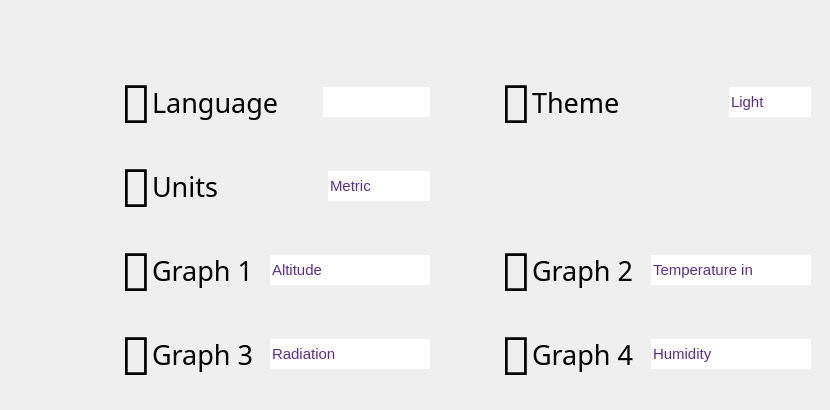
    <widget class="QWidget" name="page_settings">
     <widget class="QWidget" name="gridLayoutWidget_3">
      <property name="geometry">
       <rect>
        <x>110</x>
        <y>60</y>
        <width>711</width>
        <height>341</height>
       </rect>
      </property>
      <layout class="QGridLayout" name="gridLayout_3">
       <property name="horizontalSpacing">
        <number>50</number>
       </property>
       <property name="verticalSpacing">
        <number>5</number>
       </property>
       <item row="2" column="1">
        <layout class="QHBoxLayout" name="horizontalLayout_24">
         <property name="leftMargin">
          <number>10</number>
         </property>
         <property name="rightMargin">
          <number>10</number>
         </property>
         <item>
          <widget class="QLabel" name="label_graph2_icon">
           <property name="sizePolicy">
            <sizepolicy hsizetype="Fixed" vsizetype="Preferred">
             <horstretch>0</horstretch>
             <verstretch>0</verstretch>
            </sizepolicy>
           </property>
           <property name="font">
            <font>
             <family>Material Icons Round</family>
             <pointsize>40</pointsize>
            </font>
           </property>
           <property name="text">
            <string></string>
           </property>
          </widget>
         </item>
         <item>
          <widget class="QLabel" name="label_graph2_text">
           <property name="font">
            <font>
             <family>Proximus</family>
             <pointsize>20</pointsize>
            </font>
           </property>
           <property name="text">
            <string>Graph 2</string>
           </property>
          </widget>
         </item>
         <item>
          <spacer name="horizontalSpacer_10">
           <property name="orientation">
            <enum>Qt::Orientation::Horizontal</enum>
           </property>
           <property name="sizeHint" stdset="0">
            <size>
             <width>40</width>
             <height>20</height>
            </size>
           </property>
          </spacer>
         </item>
         <item>
          <widget class="QComboBox" name="box_graph2">
           <property name="styleSheet">
            <string notr="true">QComboBox {
        background-color: #ffffff;
        color: #5C2D91;
        padding: 5px 2px;
        border: none;
        font-size: 15px;
    }
    QComboBox::drop-down {
        subcontrol-origin: padding;
        subcontrol-position: top right;
        width: 45px;
        border-left: none;
    }
    QComboBox::down-arrow {
        image: url(:/Images/dropdown_arrow.svg);  
        width: 25px;
        height: 25px;
    }
    QComboBox QAbstractItemView {
		color: #000000;
		font-weight: normal;
		selection-color: #000000;
   		padding: 4px;
    		margin: 2px;
    }</string>
           </property>
           <item>
            <property name="text">
             <string>Temperature in</string>
            </property>
           </item>
           <item>
            <property name="text">
             <string>Altitude</string>
            </property>
           </item>
           <item>
            <property name="text">
             <string>Temperature out</string>
            </property>
           </item>
           <item>
            <property name="text">
             <string>Radiation</string>
            </property>
           </item>
           <item>
            <property name="text">
             <string>Humidity</string>
            </property>
           </item>
          </widget>
         </item>
        </layout>
       </item>
       <item row="0" column="1">
        <layout class="QHBoxLayout" name="horizontalLayout_8">
         <property name="leftMargin">
          <number>10</number>
         </property>
         <property name="rightMargin">
          <number>10</number>
         </property>
         <item>
          <widget class="QLabel" name="label_theme_icon">
           <property name="sizePolicy">
            <sizepolicy hsizetype="Fixed" vsizetype="Preferred">
             <horstretch>0</horstretch>
             <verstretch>0</verstretch>
            </sizepolicy>
           </property>
           <property name="font">
            <font>
             <family>Material Icons Round</family>
             <pointsize>40</pointsize>
            </font>
           </property>
           <property name="text">
            <string></string>
           </property>
          </widget>
         </item>
         <item>
          <widget class="QLabel" name="label_theme_text">
           <property name="font">
            <font>
             <family>Proximus</family>
             <pointsize>20</pointsize>
            </font>
           </property>
           <property name="text">
            <string>Theme</string>
           </property>
          </widget>
         </item>
         <item>
          <spacer name="horizontalSpacer_5">
           <property name="orientation">
            <enum>Qt::Orientation::Horizontal</enum>
           </property>
           <property name="sizeHint" stdset="0">
            <size>
             <width>40</width>
             <height>20</height>
            </size>
           </property>
          </spacer>
         </item>
         <item>
          <widget class="QComboBox" name="box_theme">
           <property name="font">
            <font>
             <pointsize>-1</pointsize>
            </font>
           </property>
           <property name="styleSheet">
            <string notr="true">QComboBox {
        background-color: #ffffff;
        color: #5C2D91;
        padding: 5px 2px;
        border: none;
        font-size: 15px;
    }
    QComboBox::drop-down {
        subcontrol-origin: padding;
        subcontrol-position: top right;
        width: 45px;
        border-left: none;
    }
    QComboBox::down-arrow {
        image: url(:/Images/dropdown_arrow.svg);  
        width: 25px;
        height: 25px;
    }
    QComboBox QAbstractItemView {
		color: #000000;
		font-weight: normal;
		selection-color: #000000;
   		padding: 4px;
    		margin: 2px;
    }</string>
           </property>
           <item>
            <property name="text">
             <string>Light</string>
            </property>
           </item>
           <item>
            <property name="text">
             <string>Dark</string>
            </property>
           </item>
          </widget>
         </item>
        </layout>
       </item>
       <item row="2" column="0">
        <layout class="QHBoxLayout" name="horizontalLayout_23">
         <property name="leftMargin">
          <number>10</number>
         </property>
         <property name="rightMargin">
          <number>10</number>
         </property>
         <item>
          <widget class="QLabel" name="label_graph1_icon">
           <property name="sizePolicy">
            <sizepolicy hsizetype="Fixed" vsizetype="Preferred">
             <horstretch>0</horstretch>
             <verstretch>0</verstretch>
            </sizepolicy>
           </property>
           <property name="font">
            <font>
             <family>Material Icons Round</family>
             <pointsize>40</pointsize>
            </font>
           </property>
           <property name="text">
            <string></string>
           </property>
          </widget>
         </item>
         <item>
          <widget class="QLabel" name="label_graph1_text">
           <property name="font">
            <font>
             <family>Proximus</family>
             <pointsize>20</pointsize>
            </font>
           </property>
           <property name="text">
            <string>Graph 1</string>
           </property>
          </widget>
         </item>
         <item>
          <spacer name="horizontalSpacer_9">
           <property name="orientation">
            <enum>Qt::Orientation::Horizontal</enum>
           </property>
           <property name="sizeHint" stdset="0">
            <size>
             <width>40</width>
             <height>20</height>
            </size>
           </property>
          </spacer>
         </item>
         <item>
          <widget class="QComboBox" name="box_graph1">
           <property name="styleSheet">
            <string notr="true">QComboBox {
        background-color: #ffffff;
        color: #5C2D91;
        padding: 5px 2px;
        border: none;
        font-size: 15px;
    }
    QComboBox::drop-down {
        subcontrol-origin: padding;
        subcontrol-position: top right;
        width: 45px;
        border-left: none;
    }
    QComboBox::down-arrow {
        image: url(:/Images/dropdown_arrow.svg);  
        width: 25px;
        height: 25px;
    }
    QComboBox QAbstractItemView {
		color: #000000;
		font-weight: normal;
		selection-color: #000000;
   		padding: 4px;
    		margin: 2px;
    }</string>
           </property>
           <item>
            <property name="text">
             <string>Altitude</string>
            </property>
           </item>
           <item>
            <property name="text">
             <string>Temperature in</string>
            </property>
           </item>
           <item>
            <property name="text">
             <string>Temperature out</string>
            </property>
           </item>
           <item>
            <property name="text">
             <string>Radiation</string>
            </property>
           </item>
           <item>
            <property name="text">
             <string>Humidity</string>
            </property>
           </item>
          </widget>
         </item>
        </layout>
       </item>
       <item row="0" column="0">
        <layout class="QHBoxLayout" name="horizontalLayout_6">
         <property name="leftMargin">
          <number>10</number>
         </property>
         <property name="rightMargin">
          <number>10</number>
         </property>
         <item>
          <widget class="QLabel" name="label_languages_icon">
           <property name="sizePolicy">
            <sizepolicy hsizetype="Fixed" vsizetype="Preferred">
             <horstretch>0</horstretch>
             <verstretch>0</verstretch>
            </sizepolicy>
           </property>
           <property name="font">
            <font>
             <family>Material Icons Round</family>
             <pointsize>40</pointsize>
            </font>
           </property>
           <property name="text">
            <string></string>
           </property>
          </widget>
         </item>
         <item>
          <widget class="QLabel" name="label_languages_text">
           <property name="font">
            <font>
             <family>Proximus</family>
             <pointsize>20</pointsize>
            </font>
           </property>
           <property name="text">
            <string>Language</string>
           </property>
          </widget>
         </item>
         <item>
          <spacer name="horizontalSpacer_4">
           <property name="orientation">
            <enum>Qt::Orientation::Horizontal</enum>
           </property>
           <property name="sizeHint" stdset="0">
            <size>
             <width>40</width>
             <height>20</height>
            </size>
           </property>
          </spacer>
         </item>
         <item>
          <widget class="QComboBox" name="box_languages">
           <property name="font">
            <font>
             <family>.AppleSystemUIFont</family>
             <pointsize>-1</pointsize>
            </font>
           </property>
           <property name="styleSheet">
            <string notr="true">QComboBox {
        background-color: #ffffff;
        color: #5C2D91;
        padding: 5px 2px;
        border: none;
        font-size: 15px;
    }
    QComboBox::drop-down {
        subcontrol-origin: padding;
        subcontrol-position: top right;
        width: 45px;
        border-left: none;
    }
    QComboBox::down-arrow {
        image: url(:/Images/dropdown_arrow.svg);  
        width: 25px;
        height: 25px;
    }
    QComboBox QAbstractItemView {
		color: #000000;
		font-weight: normal;
		selection-color: #000000;
   		padding: 4px;
    		margin: 2px;
    }</string>
           </property>
          </widget>
         </item>
        </layout>
       </item>
       <item row="1" column="0">
        <layout class="QHBoxLayout" name="horizontalLayout_21">
         <property name="leftMargin">
          <number>10</number>
         </property>
         <property name="rightMargin">
          <number>10</number>
         </property>
         <item>
          <widget class="QLabel" name="label_units_icon">
           <property name="sizePolicy">
            <sizepolicy hsizetype="Fixed" vsizetype="Preferred">
             <horstretch>0</horstretch>
             <verstretch>0</verstretch>
            </sizepolicy>
           </property>
           <property name="font">
            <font>
             <family>Material Icons Round</family>
             <pointsize>40</pointsize>
            </font>
           </property>
           <property name="text">
            <string></string>
           </property>
          </widget>
         </item>
         <item>
          <widget class="QLabel" name="label_units_text">
           <property name="font">
            <font>
             <family>Proximus</family>
             <pointsize>20</pointsize>
            </font>
           </property>
           <property name="text">
            <string>Units</string>
           </property>
          </widget>
         </item>
         <item>
          <spacer name="horizontalSpacer_7">
           <property name="orientation">
            <enum>Qt::Orientation::Horizontal</enum>
           </property>
           <property name="sizeHint" stdset="0">
            <size>
             <width>40</width>
             <height>20</height>
            </size>
           </property>
          </spacer>
         </item>
         <item>
          <widget class="QComboBox" name="box_units">
           <property name="styleSheet">
            <string notr="true">QComboBox {
        background-color: #ffffff;
        color: #5C2D91;
        padding: 5px 2px;
        border: none;
        font-size: 15px;
    }
    QComboBox::drop-down {
        subcontrol-origin: padding;
        subcontrol-position: top right;
        width: 45px;
        border-left: none;
    }
    QComboBox::down-arrow {
        image: url(:/Images/dropdown_arrow.svg);  
        width: 25px;
        height: 25px;
    }
    QComboBox QAbstractItemView {
		color: #000000;
		font-weight: normal;
		selection-color: #000000;
   		padding: 4px;
    		margin: 2px;
    }</string>
           </property>
           <item>
            <property name="text">
             <string>Metric</string>
            </property>
           </item>
           <item>
            <property name="text">
             <string>Imperial</string>
            </property>
           </item>
          </widget>
         </item>
        </layout>
       </item>
       <item row="3" column="0">
        <layout class="QHBoxLayout" name="horizontalLayout_25">
         <property name="leftMargin">
          <number>10</number>
         </property>
         <property name="rightMargin">
          <number>10</number>
         </property>
         <item>
          <widget class="QLabel" name="label_graph3_icon">
           <property name="sizePolicy">
            <sizepolicy hsizetype="Fixed" vsizetype="Preferred">
             <horstretch>0</horstretch>
             <verstretch>0</verstretch>
            </sizepolicy>
           </property>
           <property name="font">
            <font>
             <family>Material Icons Round</family>
             <pointsize>40</pointsize>
            </font>
           </property>
           <property name="text">
            <string></string>
           </property>
          </widget>
         </item>
         <item>
          <widget class="QLabel" name="label_graph3_text">
           <property name="font">
            <font>
             <family>Proximus</family>
             <pointsize>20</pointsize>
            </font>
           </property>
           <property name="text">
            <string>Graph 3</string>
           </property>
          </widget>
         </item>
         <item>
          <spacer name="horizontalSpacer_11">
           <property name="orientation">
            <enum>Qt::Orientation::Horizontal</enum>
           </property>
           <property name="sizeHint" stdset="0">
            <size>
             <width>40</width>
             <height>20</height>
            </size>
           </property>
          </spacer>
         </item>
         <item>
          <widget class="QComboBox" name="box_graph3">
           <property name="styleSheet">
            <string notr="true">QComboBox {
        background-color: #ffffff;
        color: #5C2D91;
        padding: 5px 2px;
        border: none;
        font-size: 15px;
    }
    QComboBox::drop-down {
        subcontrol-origin: padding;
        subcontrol-position: top right;
        width: 45px;
        border-left: none;
    }
    QComboBox::down-arrow {
        image: url(:/Images/dropdown_arrow.svg);  
        width: 25px;
        height: 25px;
    }
    QComboBox QAbstractItemView {
		color: #000000;
		font-weight: normal;
		selection-color: #000000;
   		padding: 4px;
    		margin: 2px;
    }</string>
           </property>
           <item>
            <property name="text">
             <string>Radiation</string>
            </property>
           </item>
           <item>
            <property name="text">
             <string>Altitude</string>
            </property>
           </item>
           <item>
            <property name="text">
             <string>Temperature in</string>
            </property>
           </item>
           <item>
            <property name="text">
             <string>Temperature out</string>
            </property>
           </item>
           <item>
            <property name="text">
             <string>Humidity</string>
            </property>
           </item>
          </widget>
         </item>
        </layout>
       </item>
       <item row="3" column="1">
        <layout class="QHBoxLayout" name="horizontalLayout_26">
         <property name="leftMargin">
          <number>10</number>
         </property>
         <property name="rightMargin">
          <number>10</number>
         </property>
         <item>
          <widget class="QLabel" name="label_graph4_icon">
           <property name="sizePolicy">
            <sizepolicy hsizetype="Fixed" vsizetype="Preferred">
             <horstretch>0</horstretch>
             <verstretch>0</verstretch>
            </sizepolicy>
           </property>
           <property name="font">
            <font>
             <family>Material Icons Round</family>
             <pointsize>40</pointsize>
            </font>
           </property>
           <property name="text">
            <string></string>
           </property>
          </widget>
         </item>
         <item>
          <widget class="QLabel" name="label_graph4_text">
           <property name="font">
            <font>
             <family>Proximus</family>
             <pointsize>20</pointsize>
            </font>
           </property>
           <property name="text">
            <string>Graph 4</string>
           </property>
          </widget>
         </item>
         <item>
          <spacer name="horizontalSpacer_12">
           <property name="orientation">
            <enum>Qt::Orientation::Horizontal</enum>
           </property>
           <property name="sizeHint" stdset="0">
            <size>
             <width>40</width>
             <height>20</height>
            </size>
           </property>
          </spacer>
         </item>
         <item>
          <widget class="QComboBox" name="box_graph4">
           <property name="styleSheet">
            <string notr="true">QComboBox {
        background-color: #ffffff;
        color: #5C2D91;
        padding: 5px 2px;
        border: none;
        font-size: 15px;
    }
    QComboBox::drop-down {
        subcontrol-origin: padding;
        subcontrol-position: top right;
        width: 45px;
        border-left: none;
    }
    QComboBox::down-arrow {
        image: url(:/Images/dropdown_arrow.svg);  
        width: 25px;
        height: 25px;
    }
    QComboBox QAbstractItemView {
		color: #000000;
		font-weight: normal;
		selection-color: #000000;
   		padding: 4px;
    		margin: 2px;
    }</string>
           </property>
           <item>
            <property name="text">
             <string>Humidity</string>
            </property>
           </item>
           <item>
            <property name="text">
             <string>Altitude</string>
            </property>
           </item>
           <item>
            <property name="text">
             <string>Temperature in</string>
            </property>
           </item>
           <item>
            <property name="text">
             <string>Temperature out</string>
            </property>
           </item>
           <item>
            <property name="text">
             <string>Radiation</string>
            </property>
           </item>
          </widget>
         </item>
        </layout>
       </item>
      </layout>
     </widget>
    </widget>
